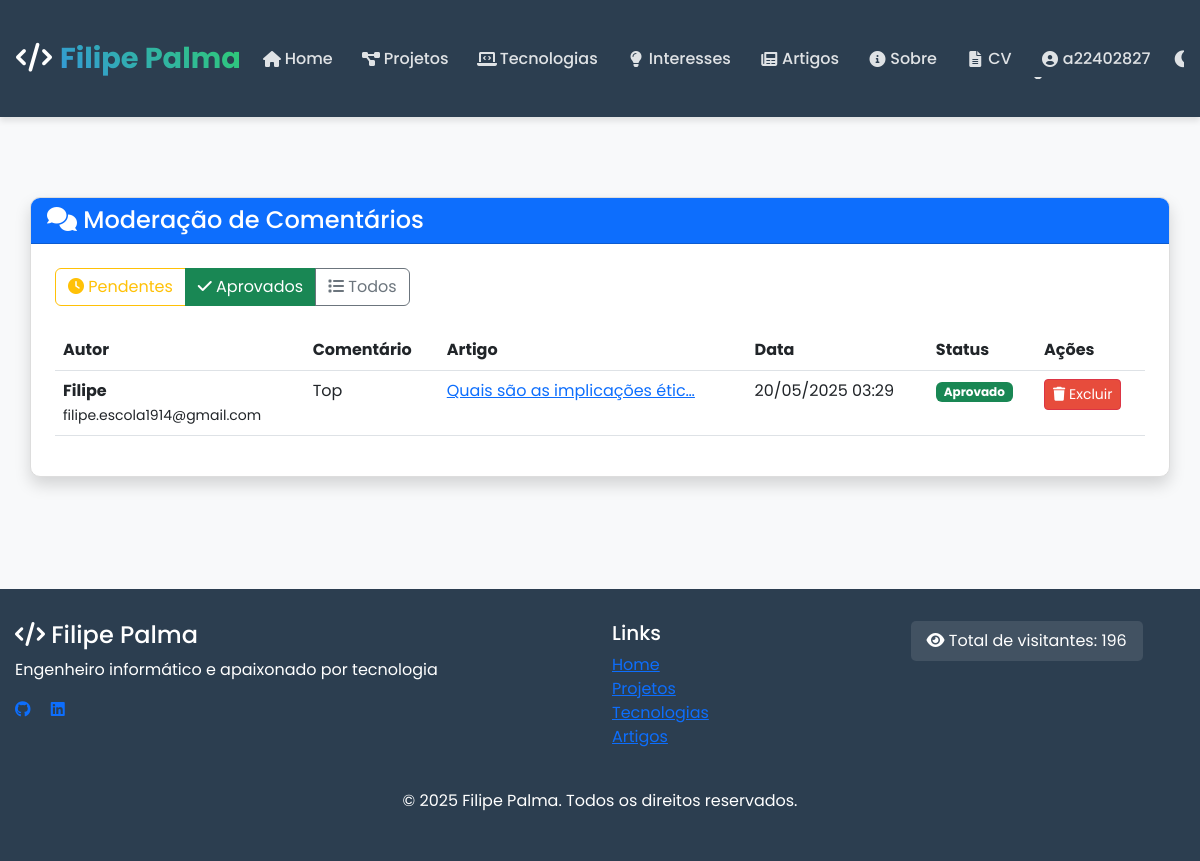
Screenshot of /artigos/comentarios/moderacao/?filter=aprovado (signed in) with the database file from the repository.
### artigos/models.py (models this page shows, shortened)
class Comentario(models.Model):
    artigo = models.ForeignKey(Artigo, on_delete=models.CASCADE, related_name='comentarios')
    usuario = models.ForeignKey(User, on_delete=models.SET_NULL, null=True, blank=True, related_name='comentarios')
    nome = models.CharField(max_length=100, help_text="Preenchido automaticamente do usuário")
    email = models.EmailField(help_text="Preenchido automaticamente do usuário")
    website = models.URLField(blank=True)
    conteudo = models.TextField(help_text="Apenas texto é permitido nos comentários.")
    data_criacao = models.DateTimeField(auto_now_add=True)
    aprovado = models.BooleanField(default=False)
    parent = models.ForeignKey('self', null=True, blank=True, on_delete=models.CASCADE, related_name='respostas')
    class Meta:
        verbose_name = 'Comentário'
        verbose_name_plural = 'Comentários'
        ordering = ['data_criacao']

class Artigo(models.Model):
    STATUS_CHOICES = (
        ('rascunho', 'Rascunho'),
        ('publicado', 'Publicado'),
    )
    titulo = models.CharField(max_length=200)
    subtitulo = models.CharField(max_length=200, blank=True)
    slug = models.SlugField(unique=True)
    autor = models.ForeignKey(Autor, on_delete=models.CASCADE, related_name='artigos')
    conteudo = models.TextField()
    imagem_capa = models.ImageField(upload_to='artigos/capas/', blank=True, null=True)
    data_criacao = models.DateTimeField(auto_now_add=True)
    data_atualizacao = models.DateTimeField(auto_now=True)
    data_publicacao = models.DateTimeField(null=True, blank=True)
    status = models.CharField(max_length=10, choices=STATUS_CHOICES, default='rascunho')
    categorias = models.ManyToManyField(Categoria, related_name='artigos')
    tags = models.ManyToManyField(Tag, related_name='artigos', blank=True)
    tempo_leitura = models.PositiveIntegerField(help_text='Tempo estimado de leitura em minutos', default=5)
    destaque = models.BooleanField(default=False, help_text='Artigo em destaque na página inicial')
    fonte_original = models.URLField(blank=True, help_text='URL da fonte original do artigo, se aplicável')
    class Meta:
        verbose_name = 'Artigo'
        verbose_name_plural = 'Artigos'
        ordering = ['-data_publicacao', '-data_criacao']

### artigos/views.py (the view, shortened to what this page needs)
# urls.py: path('comentarios/moderacao/', ComentariosListView.as_view(), name='comentarios-moderacao'),
class ComentariosListView(LoginRequiredMixin, PermissionRequiredMixin, generic.ListView):
    model = Comentario
    template_name = 'artigos/comentarios_moderation.html'
    context_object_name = 'comentarios'
    paginate_by = 10
    permission_required = 'artigos.change_comentario'
    login_url = '/autenticacao/login/'
    def get_queryset(self):
        filter_param = self.request.GET.get('filter', 'pendente')
        if filter_param == 'pendente':
            return Comentario.objects.filter(aprovado=False).order_by('-data_criacao')
        elif filter_param == 'aprovado':
            return Comentario.objects.filter(aprovado=True).order_by('-data_criacao')
        else:  # 'todos'
            return Comentario.objects.all().order_by('-data_criacao')
    def get_context_data(self, **kwargs):
        context = super().get_context_data(**kwargs)
        context['filter'] = self.request.GET.get('filter', 'pendente')
        return context

### artigos/templates/artigos/comentarios_moderation.html (shortened to what this page needs)
{% extends 'portfolio/base.html' %}
{% load static %}
{% block content %}
<div class="container py-5">
    <div class="row">
        <div class="col-lg-12">
            <div class="card shadow">
                <div class="card-header bg-primary text-white d-flex justify-content-between align-items-center">
                    <h2 class="h4 mb-0"><i class="fas fa-comments"></i> Moderação de Comentários</h2>
                </div>
                <div class="card-body">
                    <div class="mb-4">
                        <div class="btn-group" role="group">
                            <a href="{% url 'artigos:comentarios-moderacao' %}?filter=pendente" class="btn btn-outline-warning {% if filter == 'pendente' %}active{% endif %}">
                                <i class="fas fa-clock"></i> Pendentes
                            </a>
                            <a href="{% url 'artigos:comentarios-moderacao' %}?filter=aprovado" class="btn btn-outline-success {% if filter == 'aprovado' %}active{% endif %}">
                                <i class="fas fa-check"></i> Aprovados
                            </a>
                            <a href="{% url 'artigos:comentarios-moderacao' %}?filter=todos" class="btn btn-outline-secondary {% if filter == 'todos' %}active{% endif %}">
                                <i class="fas fa-list"></i> Todos
                            </a>
                        </div>
                    </div>
                    <div class="table-responsive">
                        <table class="table table-hover">
                            <thead>
                                <tr>
                                    <th>Autor</th>
                                    <th>Comentário</th>
                                    <th>Artigo</th>
                                    <th>Data</th>
                                    <th>Status</th>
                                    <th>Ações</th>
                                </tr>
                            </thead>
                            <tbody>
                                {% for comentario in comentarios %}
                                <tr>
                                    <td>
                                        <strong>{{ comentario.nome }}</strong><br>
                                        <small>{{ comentario.email }}</small>
                                    </td>
                                    <td>
                                        {{ comentario.conteudo|truncatewords:10 }}
                                    </td>
                                    <td>
                                        <a href="{% url 'artigos:artigo-detail' comentario.artigo.slug %}">
                                            {{ comentario.artigo.titulo|truncatechars:30 }}
                                        </a>
                                    </td>
                                    <td>{{ comentario.data_criacao|date:"d/m/Y H:i" }}</td>
                                    <td>
                                        {% if comentario.aprovado %}
                                            <span class="badge bg-success">Aprovado</span>
                                        {% else %}
                                            <span class="badge bg-warning">Pendente</span>
                                        {% endif %}
                                    </td>
                                    <td>
                                        <div class="btn-group btn-group-sm">
                                            <form method="post" action="{% url 'artigos:comentario-delete' comentario.id %}">
                                                <button type="submit" class="btn btn-danger btn-sm">
                                                    <i class="fas fa-trash"></i> Excluir
                                                </button>
                                            </form>
                                        </div>
                                    </td>
                                </tr>
                                {% empty %}
                                <tr>
                                    <td colspan="6" class="text-center">
                                        Nenhum comentário {{ filter }}.
                                    </td>
                                </tr>
                                {% endfor %}
                            </tbody>
                        </table>
                    </div>
                </div>
            </div>
        </div>
    </div>
</div>
{% endblock %}

### portfolio/templates/portfolio/base.html (shortened to what this page needs)
<!DOCTYPE html>
<html lang="pt">
<head>
  <link href="https://cdn.jsdelivr.net/npm/bootstrap@5.3.0/dist/css/bootstrap.min.css" rel="stylesheet">
  <link rel="stylesheet" href="https://cdnjs.cloudflare.com/ajax/libs/font-awesome/6.0.0/css/all.min.css">
  <link href="https://cdn.jsdelivr.net/npm/aos@2.3.4/dist/aos.css" rel="stylesheet">
  <link href="/static/portfolio/css/style.css" rel="stylesheet">
  <link href="/static/portfolio/css/navbar-fix.css" rel="stylesheet">
  <link href="/static/portfolio/css/landscape-fix.css" rel="stylesheet">
  <link href="/static/portfolio/css/menu-spacing-fix.css" rel="stylesheet">
</head>
<body>
  <header>
    <nav class="navbar navbar-expand-lg navbar-dark px-2">
      <div class="container px-2">
        <a class="navbar-brand" href="{% url 'portfolio:index' %}">
          <i class="fas fa-code"></i><span>Filipe Palma</span>
        </a>
        <div class="collapse navbar-collapse" id="navbarNav">
          <div class="d-flex flex-column flex-lg-row justify-content-between w-100 align-items-lg-center">
            <ul class="navbar-nav">
              <li class="nav-item">
                <a class="nav-link" href="{% url 'portfolio:index' %}"><i class="fas fa-home"></i><span>Home</span></a>
              </li>
              <li class="nav-item">
                <a class="nav-link" href="{% url 'portfolio:projetos' %}"><i class="fas fa-project-diagram"></i><span>Projetos</span></a>
              </li>
              <li class="nav-item">
                <a class="nav-link" href="{% url 'portfolio:tecnologias' %}"><i class="fas fa-laptop-code"></i><span>Tecnologias</span></a>
              </li>
              <li class="nav-item">
                <a class="nav-link" href="{% url 'portfolio:areainteresse' %}"><i class="fas fa-lightbulb"></i><span>Interesses</span></a>
              </li>
              <li class="nav-item">
                <a class="nav-link" href="{% url 'artigos:artigo-list' %}"><i class="fas fa-newspaper"></i><span>Artigos</span></a>
              </li>
              <li class="nav-item">
                <a class="nav-link" href="{% url 'portfolio:apresentacao' %}"><i class="fas fa-info-circle"></i><span>Sobre</span></a>
              </li>
              <li class="nav-item">
                <a class="nav-link" href="{% url 'portfolio:cv' %}"><i class="fas fa-file-alt"></i><span>CV</span></a>
              </li>
            </ul>
            <ul class="navbar-nav mt-3 mt-lg-0 flex-nowrap">
              {% if user.is_authenticated %}
                <li class="nav-item dropdown">
                  <a class="nav-link dropdown-toggle text-truncate" href="#" id="userDropdown" role="button" data-bs-toggle="dropdown" aria-expanded="false">
                    <i class="fas fa-user-circle"></i><span>{{ user.username }}</span>
                  </a>
                </li>
              {% endif %}
              <li class="nav-item d-flex align-items-center">
                <button id="theme-toggle" class="theme-toggle" title="Alternar tema">
                  <i id="theme-toggle-icon" class="fas fa-moon"></i>
                </button>
              </li>
            </ul>
          </div>
        </div>
      </div>
    </nav>
  </header>
  <main>
    <div class="container">
      {% block content %}{% endblock %}
    </div>
  </main>
  <footer>
    <div class="container">
      <div class="row">
        <div class="col-md-6">
          <h4><i class="fas fa-code"></i> Filipe Palma</h4>
          <p>Engenheiro informático e apaixonado por tecnologia</p>
          <div class="social-icons mt-3">
            <a href="https://github.com/filipe-palma" class="me-3"><i class="fab fa-github"></i></a>
            <a href="https://www.linkedin.com/in/filipe-palma/" class="me-3"><i class="fab fa-linkedin"></i></a>
          </div>
        </div>
        <div class="col-md-3">
          <h5>Links</h5>
          <ul class="list-unstyled">
            <li><a href="{% url 'portfolio:index' %}">Home</a></li>
            <li><a href="{% url 'portfolio:projetos' %}">Projetos</a></li>
            <li><a href="{% url 'portfolio:tecnologias' %}">Tecnologias</a></li>
            <li><a href="{% url 'artigos:artigo-list' %}">Artigos</a></li>
          </ul>
        </div>
        <div class="col-md-3">
          <div class="visitor-counter">
            <i class="fas fa-eye"></i> <span>Total de visitantes: {{ visitor_count }}</span>
          </div>
        </div>
      </div>
      <div class="row mt-4">
        <div class="col-12 text-center">
          <p>&copy; 2025 Filipe Palma. Todos os direitos reservados.</p>
        </div>
      </div>
    </div>
  </footer>
</body>
</html>

### rows the page displays
Comentario: nome "Filipe", email "filipe.escola1914@gmail.com", conteudo "Top", artigo.titulo "Quais são as implicações étic…", data_criacao "20/05/2025 03:29", aprovado "Aprovado"

### other values shown
{{ user.username }} "a22402827"
{{ visitor_count }} "196"
